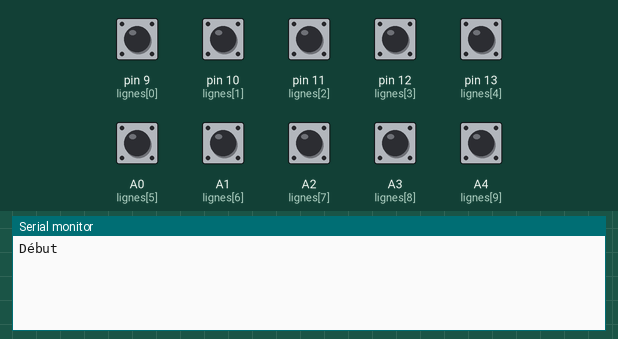
Simulated run of this sketch. Board: Arduino Uno, built with avr-gcc and run on an emulated ATmega328P. On the bench: the last lines printed to the serial monitor. The test bench sets the inputs (shaded band); at power-on: A0 (lignes[5]), A1 (lignes[6]), A2 (lignes[7]), A3 (lignes[8]), A4 (lignes[9]), pin 9 (lignes[0]), pin 10 (lignes[1]), pin 11 (lignes[2]), pin 12 (lignes[3]), pin 13 (lignes[4]) HIGH.

Above: at 1.2 s.
1.3 s: pin 9 (lignes[0]) pulled LOW for 0.15 s
At 1.7 s:
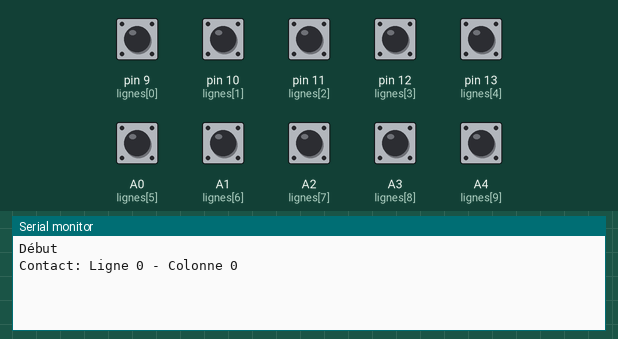
2.9 s: pin 10 (lignes[1]) pulled LOW for 0.15 s
At 4.1 s:
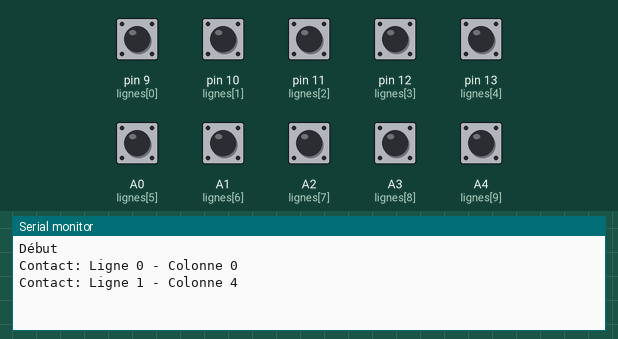
4.5 s: pin 11 (lignes[2]) pulled LOW for 0.15 s
At 5.3 s:
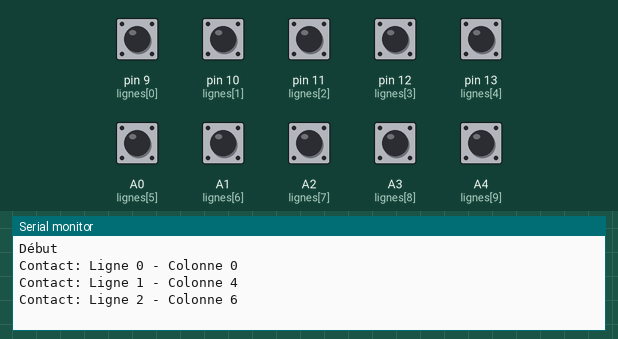
6.1 s: pin 12 (lignes[3]) pulled LOW for 0.15 s
At 6.5 s:
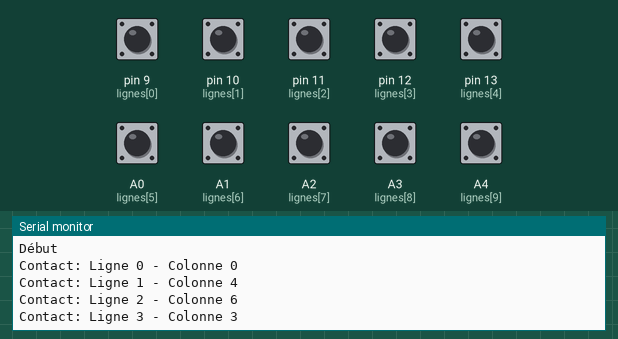
7.7 s: pin 13 (lignes[4]) pulled LOW for 0.15 s
At 8.9 s:
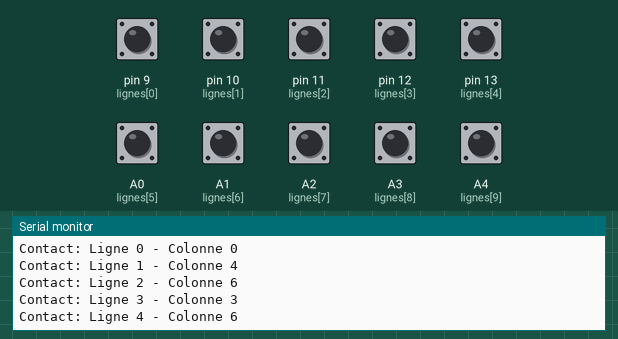
9.3 s: A0 (lignes[5]) pulled LOW for 0.15 s
At 10.2 s:
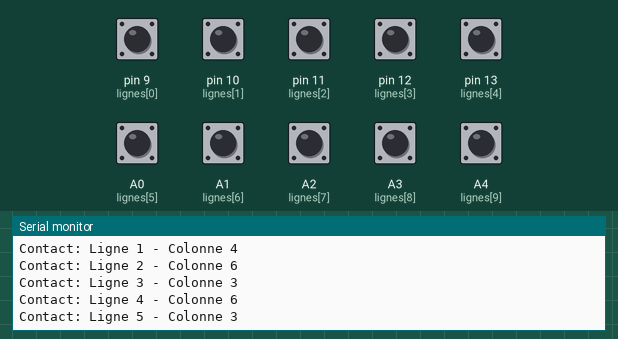
Timing chart, 0 to 11.9 s (numbered marks = the images above; inputs shaded):
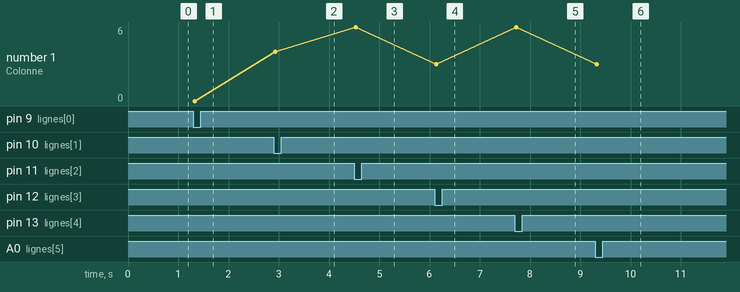

Measured:
- after the input at 1.3 s, the serial monitor: prints a new line at once (image 1)
- after the input at 2.9 s, the serial monitor: prints a new line at once (image 2)
- after the input at 4.5 s, the serial monitor: prints a new line at once (image 3)
- after the input at 6.1 s, the serial monitor: prints a new line at once (image 4)
- after the input at 7.7 s, the serial monitor: prints a new line at once (image 5)
- after the input at 9.3 s, the serial monitor: prints a new line at once (image 6)
- plotted number 1: 0 → 4 after the input at 2.9 s, 4 → 6 after the input at 4.5 s, 6 → 3 after the input at 6.1 s, 3 → 6 after the input at 7.7 s, 6 → 3 after the input at 9.3 s

The sketch:

matriceMaker.ino
```cpp
const byte NB_COLONNES = 7;
const byte NB_LIGNES   = 10;

const byte colonnes[NB_COLONNES] = {2,3,4,5,6,7,8};
const byte lignes[NB_LIGNES]     = {9,10,11,12,13,A0,A1,A2,A3,A4};

const unsigned long DEBOUNCE_DELAY = 30; // ms

// États des boutons
bool lastState[NB_COLONNES][NB_LIGNES];
unsigned long lastDebounceTime[NB_COLONNES][NB_LIGNES];

void setup() {
  Serial.begin(115200);
  Serial.println("Début");

  // Colonnes en sortie
  for (byte c = 0; c < NB_COLONNES; c++) {
    pinMode(colonnes[c], OUTPUT);
    digitalWrite(colonnes[c], HIGH); // repos
  }

  // Lignes en entrée avec pull-up
  for (byte l = 0; l < NB_LIGNES; l++) {
    pinMode(lignes[l], INPUT_PULLUP);
  }

  // Initialisation des états
  for (byte c = 0; c < NB_COLONNES; c++) {
    for (byte l = 0; l < NB_LIGNES; l++) {
      lastState[c][l] = HIGH;
      lastDebounceTime[c][l] = 0;
    }
  }
}

void loop() {
  for (byte c = 0; c < NB_COLONNES; c++) {
    digitalWrite(colonnes[c], LOW); // active colonne

    for (byte l = 0; l < NB_LIGNES; l++) {
      bool reading = digitalRead(lignes[l]);

      // Si changement détecté
      if (reading != lastState[c][l]) {
        lastDebounceTime[c][l] = millis();
        lastState[c][l] = reading;
      }

      // Si état stable assez longtemps
      if ((millis() - lastDebounceTime[c][l]) > DEBOUNCE_DELAY) {
        // Détection d’un appui (HIGH → LOW)
        if (reading == LOW) {
          Serial.print("Contact: Ligne ");
          Serial.print(l);
          Serial.print(" - Colonne ");
          Serial.println(c);

          // Empêche répétition tant que le bouton est maintenu
          while (digitalRead(lignes[l]) == LOW);
        }
      }
    }

    digitalWrite(colonnes[c], HIGH); // désactive colonne
  }
}
```
